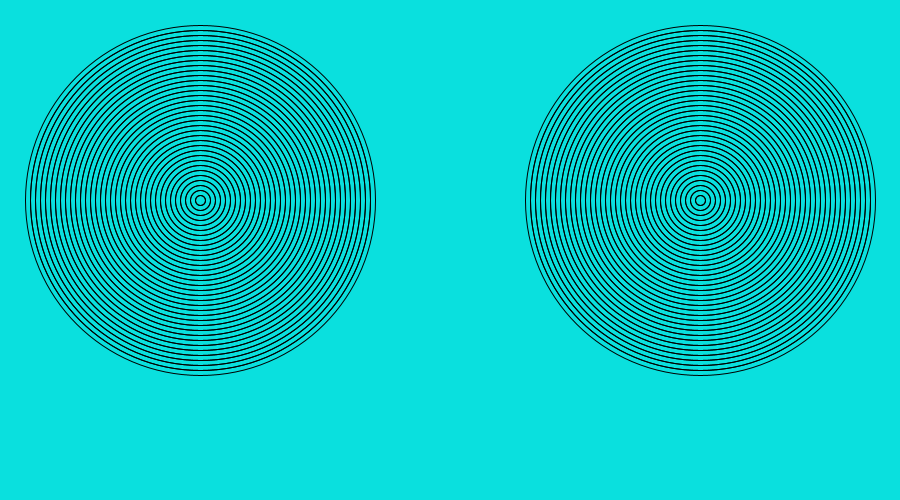
Frame 1 (no input)
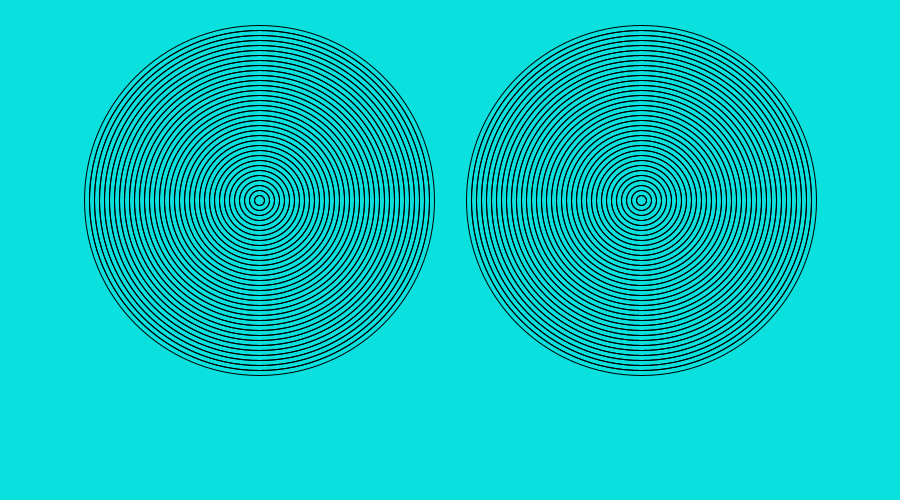
Frame 60 (the mouse pressed at the canvas centre just before this capture)
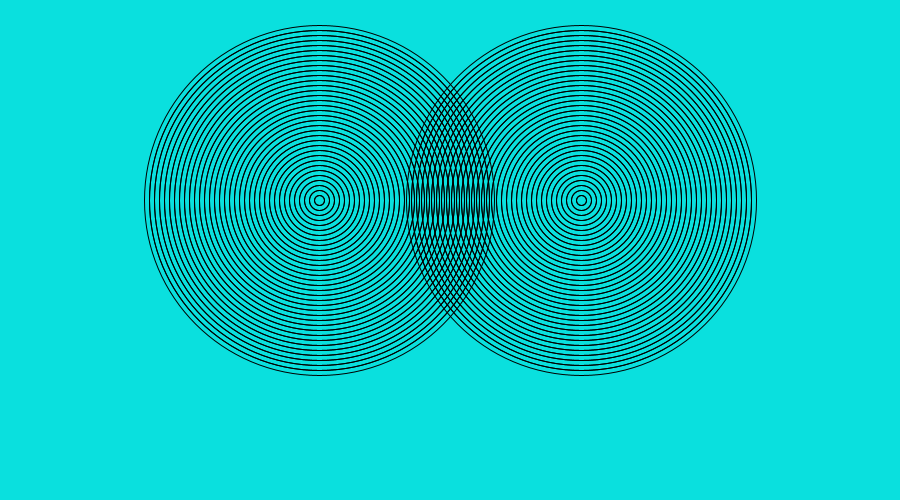
Frame 120 (the mouse held since frame 60 and released just before this capture)

The Processing sketch that drew these frames (run headless with seeded random() and noise(); from frame 60 on, the mouse is pressed at the canvas centre):

// Processing sketch: Amazing_Rings
// ── Amazing_Rings.pde
void setup(){
 size(900,500); 
}
int Rx = 700;
int lx = 200;
void draw(){
  background(10,224,222);
  noFill();
 
 int Ro = 350;
  for(int i=70; i>0;i--){
 noFill();
    
    ellipse(Rx,200,Ro,Ro);
for(int y=0;y<10;y++){
Ro--;
}
}
Rx--;




noFill();
 
 int lo = 350;
  for(int i=70; i>0;i--){
     noFill();
     ellipse(lx,200,lo,lo);
     for(int y=0;y<10;y++){
         lo--;
     }
  }
  lx++;
  
}
